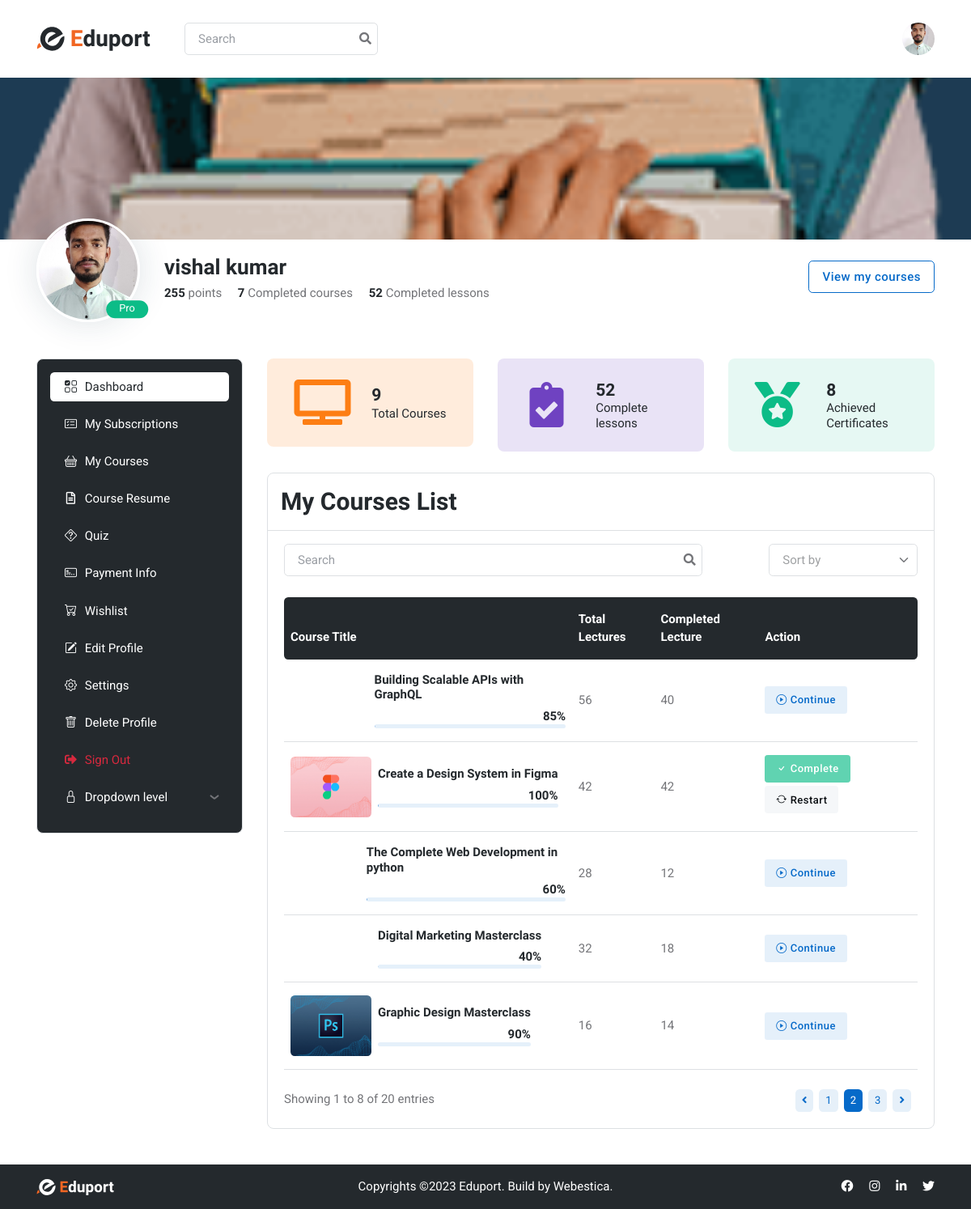
Page /students/ (signed in) on the committed database.
### Home/models.py (models this page shows, shortened)
class students_sign_up(models.Model):
    user = models.OneToOneField(User, on_delete=models.CASCADE)
    id = models.AutoField(primary_key=True,auto_created=True)
    created_at = models.DateTimeField(default=timezone.now)
    Date = models.DateField(default=timezone.now)
    First_Name = models.CharField(max_length=255)
    Last_Name = models.CharField(max_length=255, null=True)
    Email = models.CharField(max_length=255)
    Password = models.CharField(max_length=255)
    Location = models.CharField(max_length=255)
    Phone = models.CharField(max_length=20)
    Gender = models.CharField(max_length=10)
    DOB = models.DateField(null=True)
    About = models.TextField()
    Profile_Pic = models.ImageField(upload_to='profiles/')

### students/views.py (the view)
# urls.py: path('', views.student_dashboard, name='student_dashboard'),
def student_dashboard(request):
    if request.user.is_anonymous:
        return redirect('/')
    else:
        username = request.user.username
        Student = students_sign_up.objects.filter(Email=username)
        context = {'Student': Student}
        return render(request, 'student-dashboard.html', context)

### students/templates/student-dashboard.html (shortened to what this page needs)
{% load static %}
<!DOCTYPE html>
<html lang="en">
<head>
	<link rel="stylesheet" type="text/css" href="{% static 'assets/vendor/font-awesome/css/all.min.css' %}">
	<link rel="stylesheet" type="text/css" href="{% static 'assets/vendor/bootstrap-icons/bootstrap-icons.css' %}">
	<link rel="stylesheet" type="text/css" href="{% static 'assets/vendor/choices/css/choices.min.css' %}">
	<link rel="stylesheet" type="text/css" href="{% static 'assets/vendor/aos/aos.css' %}">
	<link rel="stylesheet" type="text/css" href="{% static 'assets/css/style.css' %}">
</head>
<body>
{% for Name in Student %}
<header class="navbar-light navbar-sticky">
	<nav class="navbar navbar-expand-xl">
		<div class="container">
			<a class="navbar-brand" href="index.html">
				<img class="light-mode-item navbar-brand-item" src="{% static 'docs/assets/images/logo.svg' %}" alt="logo">
			</a>
			<div class="navbar-collapse w-100 collapse" id="navbarCollapse">
				<div class="nav my-3 my-xl-0 px-4 flex-nowrap align-items-center">
					<div class="nav-item w-100">
						<form class="position-relative">
							<input class="form-control pe-5 bg-transparent" type="search" placeholder="Search" aria-label="Search">
							<button class="bg-transparent p-2 position-absolute top-50 end-0 translate-middle-y border-0 text-primary-hover text-reset" type="submit">
								<i class="fas fa-search fs-6 "></i>
							</button>
						</form>
					</div>
				</div>
			</div>
			<div class="dropdown ms-1 ms-lg-0">
				<a class="avatar avatar-sm p-0" href="#" id="profileDropdown" role="button" data-bs-auto-close="outside" data-bs-display="static" data-bs-toggle="dropdown" aria-expanded="false">
					<img class="avatar-img rounded-circle" src="/media/{{ Name.Profile_Pic }}" alt="avatar">
				</a>
			</div>
		</div>
	</nav>
</header>
<main>
<section class="pt-0">
	<div class="container-fluid px-0">
		<div class="card bg-blue h-100px h-md-200px rounded-0" style="background:url(assets/images/pattern/04.png) no-repeat center center; background-size:cover;">
		</div>
	</div>
	<div class="container mt-n4">
		<div class="row">
			<div class="col-12">
				<div class="card bg-transparent card-body pb-0 px-0 mt-2 mt-sm-0">
					<div class="row d-sm-flex justify-sm-content-between mt-2 mt-md-0">
						<div class="col-auto">
							<div class="avatar avatar-xxl position-relative mt-n3">
								<img class="avatar-img rounded-circle border border-white border-3 shadow" src="/media/{{ Name.Profile_Pic }}" alt="">
								<span class="badge text-bg-success rounded-pill position-absolute top-50 start-100 translate-middle mt-4 mt-md-5 ms-n3 px-md-3">Pro</span>
							</div>
						</div>
						<div class="col d-sm-flex justify-content-between align-items-center">
							<div>
								<h1 class="my-1 fs-4">{{ Name.First_Name }} {{Name.Last_Name }}</h1>
								<ul class="list-inline mb-0">
									<li class="list-inline-item me-3 mb-1 mb-sm-0">
										<span class="h6">255</span>
										<span class="text-body fw-light">points</span>
									</li>
									<li class="list-inline-item me-3 mb-1 mb-sm-0">
										<span class="h6">7</span>
										<span class="text-body fw-light">Completed courses</span>
									</li>
									<li class="list-inline-item me-3 mb-1 mb-sm-0">
										<span class="h6">52</span>
										<span class="text-body fw-light">Completed lessons</span>
									</li>
								</ul>
							</div>
							<div class="mt-2 mt-sm-0">
								<a href="student-course-list.html" class="btn btn-outline-primary mb-0">View my courses</a>
							</div>
						</div>
					</div>
				</div>
			</div>
		</div>
	</div>
</section>
<section class="pt-0">
	<div class="container">
		<div class="row">
			<div class="col-xl-3">
				<div class="offcanvas-xl offcanvas-end" tabindex="-1" id="offcanvasSidebar">
					<div class="offcanvas-body p-3 p-xl-0">
						<div class="bg-dark border rounded-3 p-3 w-100">
							<div class="list-group list-group-dark list-group-borderless collapse-list">
								<a class="list-group-item active" href="/"><i class="bi bi-ui-checks-grid fa-fw me-2"></i>Dashboard</a>
								<a class="list-group-item" href="student-subscription"><i class="bi bi-card-checklist fa-fw me-2"></i>My Subscriptions</a>
								<a class="list-group-item" href="student-course-list"><i class="bi bi-basket fa-fw me-2"></i>My Courses</a>
								<a class="list-group-item" href="student-course-resume"><i class="far fa-fw fa-file-alt me-2"></i>Course Resume</a>
								<a class="list-group-item" href="student-quiz"><i class="bi bi-question-diamond fa-fw me-2"></i>Quiz</a>
								<a class="list-group-item" href="student-payment-info"><i class="bi bi-credit-card-2-front fa-fw me-2"></i>Payment Info</a>
								<a class="list-group-item" href="student-bookmark"><i class="bi bi-cart-check fa-fw me-2"></i>Wishlist</a>
								<a class="list-group-item" href="student_profile"><i class="bi bi-pencil-square fa-fw me-2"></i>Edit Profile</a>
								<a class="list-group-item" href="instructor-setting"><i class="bi bi-gear fa-fw me-2"></i>Settings</a>
								<a class="list-group-item" href="instructor-delete-account"><i class="bi bi-trash fa-fw me-2"></i>Delete Profile</a>
								<a class="list-group-item text-danger bg-danger-soft-hover" href="logout"><i class="fas fa-sign-out-alt fa-fw me-2"></i>Sign Out</a>
								<a class="list-group-item" data-bs-toggle="collapse" href="#collapseauthentication" role="button" aria-expanded="false" aria-controls="collapseauthentication">
									<i class="bi bi-lock fa-fw me-2"></i>Dropdown level
								</a>
							</div>
						</div>
					</div>
				</div>
			</div>
			<div class="col-xl-9">
				<div class="row mb-4">
					<div class="col-sm-6 col-lg-4 mb-3 mb-lg-0">
						<div class="d-flex justify-content-center align-items-center p-4 bg-orange bg-opacity-15 rounded-3">
							<span class="display-6 lh-1 text-orange mb-0"><i class="fas fa-tv fa-fw"></i></span>
							<div class="ms-4">
								<div class="d-flex">
									<h5 class="purecounter mb-0 fw-bold" data-purecounter-start="0" data-purecounter-end="9"	data-purecounter-delay="200">0</h5>
								</div>
								<p class="mb-0 h6 fw-light">Total Courses</p>
							</div>
						</div>
					</div>
					<div class="col-sm-6 col-lg-4 mb-3 mb-lg-0">
						<div class="d-flex justify-content-center align-items-center p-4 bg-purple bg-opacity-15 rounded-3">
							<span class="display-6 lh-1 text-purple mb-0"><i class="fas fa-clipboard-check fa-fw"></i></span>
							<div class="ms-4">
								<div class="d-flex">
									<h5 class="purecounter mb-0 fw-bold" data-purecounter-start="0" data-purecounter-end="52"	data-purecounter-delay="200">0</h5>
								</div>
								<p class="mb-0 h6 fw-light">Complete lessons</p>
							</div>
						</div>
					</div>
					<div class="col-sm-6 col-lg-4 mb-3 mb-lg-0">
						<div class="d-flex justify-content-center align-items-center p-4 bg-success bg-opacity-10 rounded-3">
							<span class="display-6 lh-1 text-success mb-0"><i class="fas fa-medal fa-fw"></i></span>
							<div class="ms-4">
								<div class="d-flex">
									<h5 class="purecounter mb-0 fw-bold" data-purecounter-start="0" data-purecounter-end="8" data-purecounter-delay="300">0</h5>
								</div>
								<p class="mb-0 h6 fw-light">Achieved Certificates</p>
							</div>
						</div>
					</div>
				</div>
				<div class="card bg-transparent border rounded-3">
					<div class="card-header bg-transparent border-bottom">
						<h3 class="mb-0">My Courses List</h3>
					</div>
					<div class="card-body">
						<div class="row g-3 align-items-center justify-content-between mb-4">
							<div class="col-md-8">
								<form class="rounded position-relative">
									<input class="form-control pe-5 bg-transparent" type="search" placeholder="Search" aria-label="Search">
									<button class="bg-transparent p-2 position-absolute top-50 end-0 translate-middle-y border-0 text-primary-hover text-reset" type="submit">
								<i class="fas fa-search fs-6 "></i>
							</button>
								</form>
							</div>
							<div class="col-md-3">
								<form>
									<select class="form-select js-choice border-0 z-index-9 bg-transparent" aria-label=".form-select-sm">
										<option value="">Sort by</option>
									</select>
								</form>
							</div>
						</div>
						<div class="table-responsive border-0">
							<table class="table table-dark-gray align-middle p-4 mb-0 table-hover">
								<thead>
									<tr>
										<th scope="col" class="border-0 rounded-start">Course Title</th>
										<th scope="col" class="border-0">Total Lectures</th>
										<th scope="col" class="border-0">Completed Lecture</th>
										<th scope="col" class="border-0 rounded-end">Action</th>
									</tr>
								</thead>
								<tbody>
									<tr>
										<td>
											<div class="d-flex align-items-center">
												<div class="w-100px">
												</div>
												<div class="mb-0 ms-2">
													<h6><a href="#">Building Scalable APIs with GraphQL</a></h6>
													<div class="overflow-hidden">
														<h6 class="mb-0 text-end">85%</h6>
														<div class="progress progress-sm bg-primary bg-opacity-10">
														</div>
													</div>
												</div>
											</div>
										</td>
										<td>56</td>
										<td>40</td>
										<td>
											<a href="#" class="btn btn-sm btn-primary-soft me-1 mb-1 mb-md-0"><i class="bi bi-play-circle me-1"></i>Continue</a>
										</td>
									</tr>
									<tr>
										<td>
											<div class="d-flex align-items-center">
												<div class="w-100px">
													<img src="{% static 'docs/assets/images/courses/4by3/03.jpg' %}" class="rounded" alt="">
												</div>
												<div class="mb-0 ms-2">
													<h6><a href="#">Create a Design System in Figma</a></h6>
													<div class="overflow-hidden">
														<h6 class="mb-0 text-end">100%</h6>
														<div class="progress progress-sm bg-primary bg-opacity-10">
														</div>
													</div>
												</div>
											</div>
										</td>
										<td>42</td>
										<td>42</td>
										<td>
											<button class="btn btn-sm btn-success me-1 mb-1 mb-x;-0 disabled"><i class="bi bi-check me-1"></i>Complete</button>
											<a href="#" class="btn btn-sm btn-light me-1"><i class="bi bi-arrow-repeat me-1"></i>Restart</a>
										</td>
									</tr>
									<tr>
										<td>
											<div class="d-flex align-items-center">
												<div class="w-100px">
												</div>
												<div class="mb-0 ms-2">
													<h6><a href="#">The Complete Web Development in python</a></h6>
													<div class="overflow-hidden">
														<h6 class="mb-0 text-end">60%</h6>
														<div class="progress progress-sm bg-primary bg-opacity-10">
														</div>
													</div>
												</div>
											</div>
										</td>
										<td>28</td>
										<td>12</td>
										<td>
											<a href="#" class="btn btn-sm btn-primary-soft me-1 mb-1 mb-md-0"><i class="bi bi-play-circle me-1"></i>Continue</a>
										</td>
									</tr>
									<tr>
										<td>
											<div class="d-flex align-items-center">
												<div class="w-100px">
												</div>
												<div class="mb-0 ms-2">
													<h6><a href="#">Digital Marketing Masterclass</a></h6>
													<div class="overflow-hidden">
														<h6 class="mb-0 text-end">40%</h6>
														<div class="progress progress-sm bg-primary bg-opacity-10">
														</div>
													</div>
												</div>
											</div>
										</td>
										<td>32</td>
										<td>18</td>
										<td>
											<a href="#" class="btn btn-sm btn-primary-soft me-1 mb-1 mb-md-0"><i class="bi bi-play-circle me-1"></i>Continue</a>
										</td>
									</tr>
									<tr>
										<td>
											<div class="d-flex align-items-center">
												<div class="w-100px">
													<img src="{% static 'docs/assets/images/courses/4by3/02.jpg' %}" class="rounded" alt="">
												</div>
												<div class="mb-0 ms-2">
													<h6><a href="#">Graphic Design Masterclass</a></h6>
													<div class="overflow-hidden">
														<h6 class="mb-0 text-end">90%</h6>
														<div class="progress progress-sm bg-primary bg-opacity-10">
														</div>
													</div>
												</div>
											</div>
										</td>
										<td>16</td>
										<td>14</td>
										<td>
											<a href="#" class="btn btn-sm btn-primary-soft me-1 mb-1 mb-md-0"><i class="bi bi-play-circle me-1"></i>Continue</a>
										</td>
									</tr>
								</tbody>
							</table>
						</div>
						<div class="d-sm-flex justify-content-sm-between align-items-sm-center mt-4 mt-sm-3">
							<p class="mb-0 text-center text-sm-start">Showing 1 to 8 of 20 entries</p>
							<nav class="d-flex justify-content-center mb-0" aria-label="navigation">
								<ul class="pagination pagination-sm pagination-primary-soft d-inline-block d-md-flex rounded mb-0">
									<li class="page-item mb-0"><a class="page-link" href="#" tabindex="-1"><i class="fas fa-angle-left"></i></a></li>
									<li class="page-item mb-0"><a class="page-link" href="#">1</a></li>
									<li class="page-item mb-0 active"><a class="page-link" href="#">2</a></li>
									<li class="page-item mb-0"><a class="page-link" href="#">3</a></li>
									<li class="page-item mb-0"><a class="page-link" href="#"><i class="fas fa-angle-right"></i></a></li>
								</ul>
							</nav>
						</div>
					</div>
				</div>
			</div>
		</div>
	</div>
</section>
</main>
<footer class="bg-dark p-3">
	<div class="container">
		<div class="row align-items-center">
			<div class="col-md-4 text-center text-md-start mb-3 mb-md-0">
				<a href="index.html"> <img class="h-20px" src="{% static 'docs/assets/images/logo-light.svg' %}" alt="logo"> </a>
			</div>
			<div class="col-md-4 mb-3 mb-md-0">
				<div class="text-center text-white text-primary-hover">
					Copyrights ©2023 Eduport. Build by <a href="https://www.webestica.com/" target="_blank" class="text-white">Webestica</a>.
				</div>
			</div>
			<div class="col-md-4">
				<ul class="list-inline mb-0 text-center text-md-end">
					<li class="list-inline-item ms-2"><a href="#"><i class="text-white fab fa-facebook"></i></a></li>
					<li class="list-inline-item ms-2"><a href="#"><i class="text-white fab fa-instagram"></i></a></li>
					<li class="list-inline-item ms-2"><a href="#"><i class="text-white fab fa-linkedin-in"></i></a></li>
					<li class="list-inline-item ms-2"><a href="#"><i class="text-white fab fa-twitter"></i></a></li>
				</ul>
			</div>
		</div>
	</div>
</footer>
{% endfor %}
</body>
</html>

### rows in the picture
students_sign_up: Profile_Pic (picture), First_Name "vishal", Last_Name "kumar"
